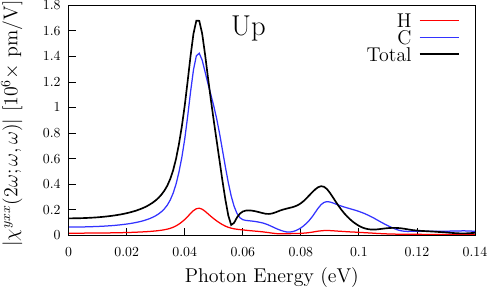

Recreate this plot in gnuplot.
set terminal mp color dashed latex 11

set colors classic

set label 1 '\huge Up' at graph 0.4 , 0.9

set xlabel "{\\Large Photon Energy (eV)}"

#######   check non zero components and symetryes 


abso(w,x,y,z)=(sqrt((w+y)**2+(x+z)**2)) 
scale=1/(1587.531747*1e-6)

unset zeroaxis

### LAYERS

set xtics nomirror
set ytics nomirror

unset zeroaxis
#set label 1 "{\\Large C$_{16}$H$_{8}$-up}"   at graph 0.75, graph 0.40 
set ylabel '{\Large $|\chi^{yxx}(2\omega;\omega,\omega)|$ [$10^{6}\times$ pm/V] }'

set xrange [0:0.14]
set key top right


set output "shg-lay-up.mp"
p "data/up/res-nospin_0-2eV/shgC.sm_0.006_yxx_8452_1_40-nospin_scissor_0_Nc_27"   u 1:(1e-6*scale*abso($2,$3,$4,$5)) t '\Large H'     w l lw 1.5 lt 2,\
  "data/up/res-nospin_0-2eV/shgC.sm_0.006_yxx_8452_2_40-nospin_scissor_0_Nc_27"   u 1:(1e-6*scale*abso($2,$3,$4,$5)) t '\Large C'     w l lw 1.5 lt 3,\
  "data/up/res-nospin_0-2eV/shgL.vnl.sm_0.006_yxx_8452_40-nospin_scissor_0_Nc_27" u 1:(1e-6*abso($2,$3,$4,$5))       t '\Large Total' w l lw 2.0 lt 1
  





